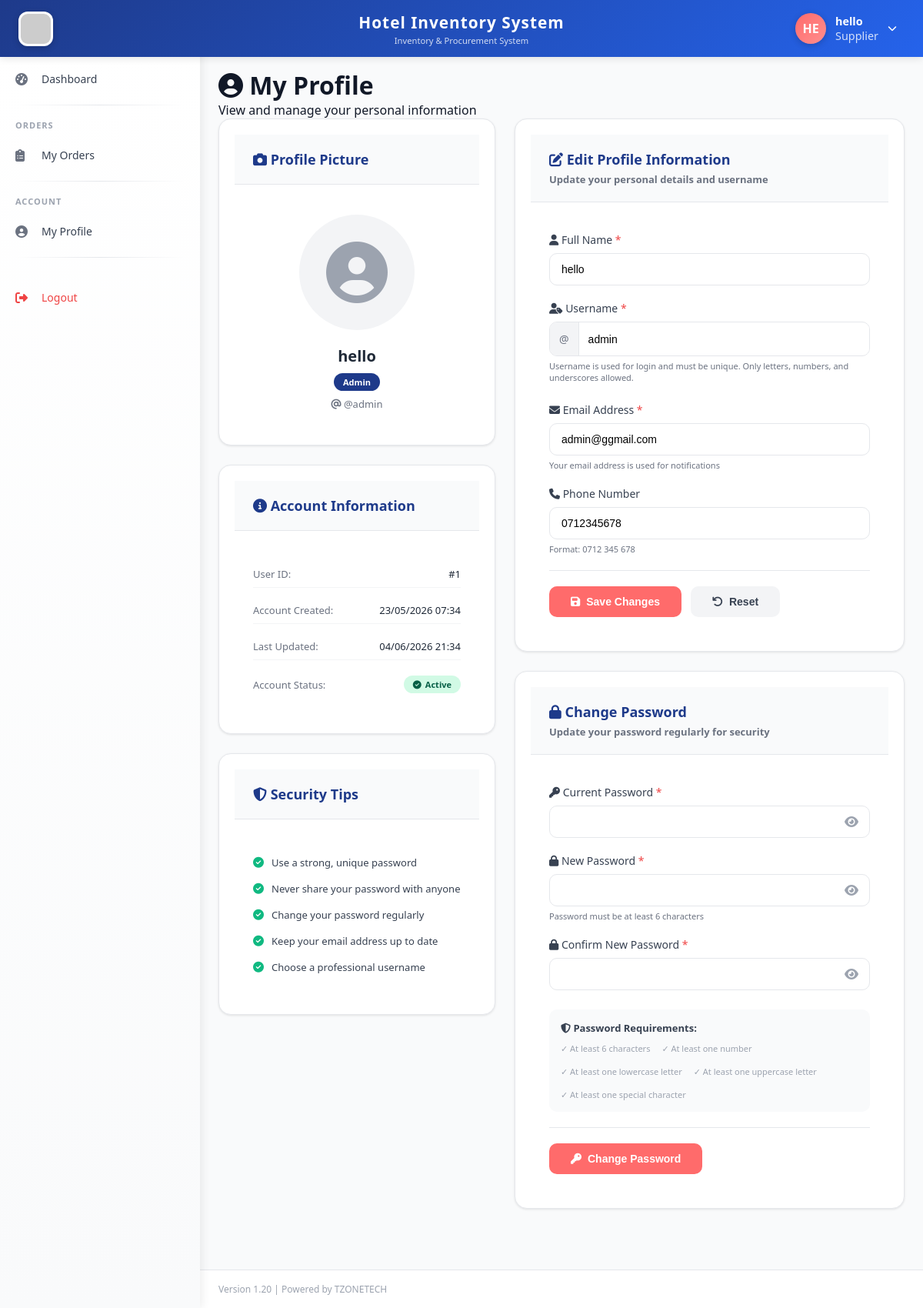
The page /templates/profile.php (signed in) on the database as committed earlier.
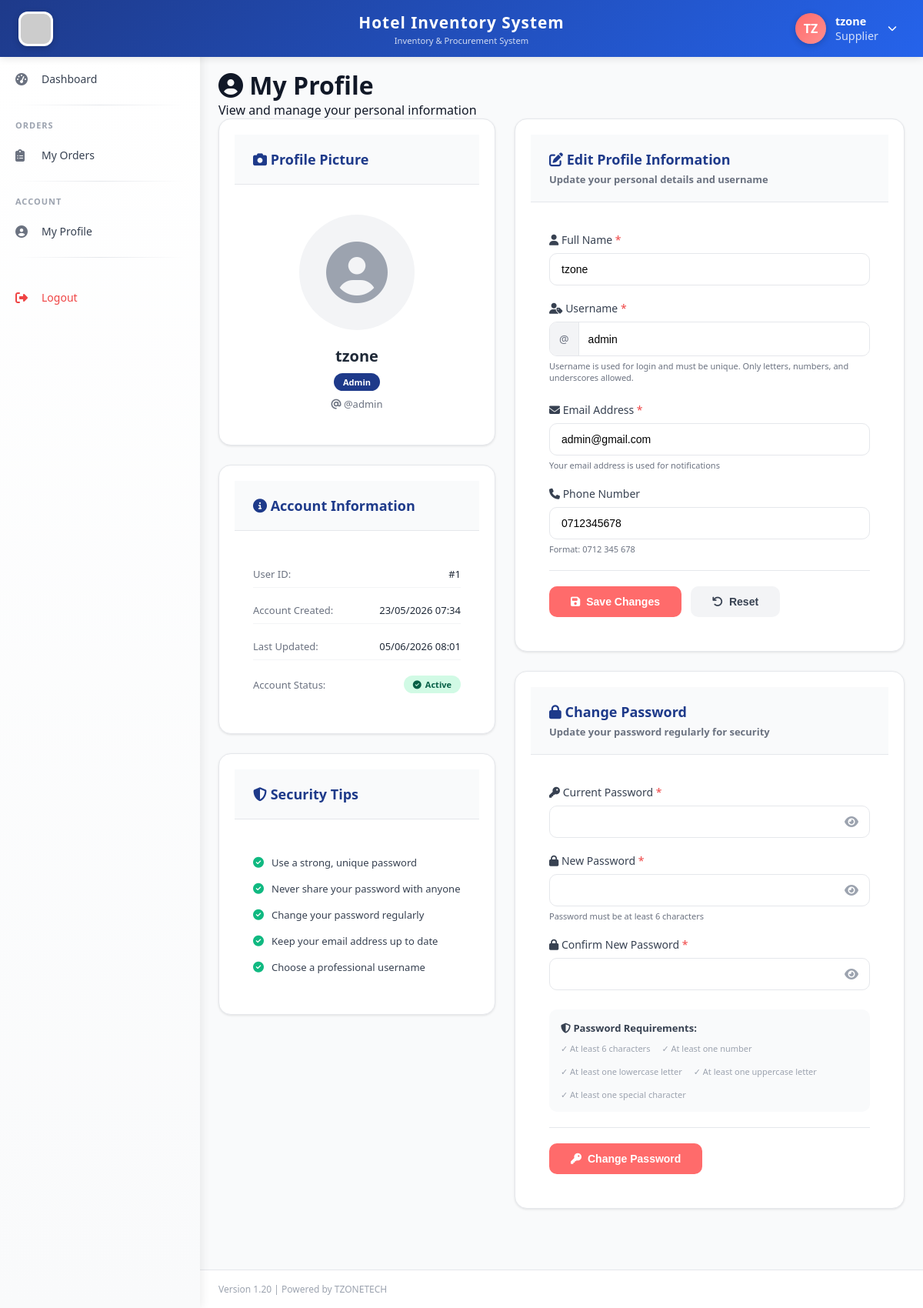
The same page on the database as committed later.
### tables this page shows
CREATE TABLE `users` (
  `id` int(11) NOT NULL,
  `fullname` varchar(100) NOT NULL,
  `username` varchar(50) NOT NULL,
  `password` varchar(255) NOT NULL,
  `email` varchar(100) NOT NULL,
  `phone` varchar(20) DEFAULT NULL,
  `role_id` int(11) NOT NULL,
  `status` enum('active','inactive') DEFAULT 'active',
  `created_at` timestamp NOT NULL DEFAULT current_timestamp(),
  `phone_verified` tinyint(4) DEFAULT 0,
  `reset_token` varchar(100) DEFAULT NULL,
  `reset_expires` datetime DEFAULT NULL,
  `profile_picture` varchar(255) DEFAULT NULL,
  `updated_at` timestamp NOT NULL DEFAULT current_timestamp() ON UPDATE current_timestamp()
);

CREATE TABLE `roles` (
  `id` int(11) NOT NULL,
  `role_name` varchar(50) NOT NULL,
  `created_at` timestamp NOT NULL DEFAULT current_timestamp()
);

### templates/profile.php (the view, shortened to what the changed rows need)
<?php
require_once '../includes/auth_check.php';
$user_id = $_SESSION['user_id'];
$sql = "SELECT u.*, r.role_name FROM users u JOIN roles r ON u.role_id = r.id WHERE u.id = ?";
$stmt = $db->prepare($sql);
$stmt->bind_param("i", $user_id);
$stmt->execute();
$result = $stmt->get_result();
$user = $result->fetch_assoc();
include '../templates/header.php';
?>
<div class="main-content">
    <div class="page-header">
        <h1><i class="fas fa-user-circle"></i> My Profile</h1>
    </div>
    <div class="two-column-layout">
        <div class="profile-column">
            <div class="card animate-card">
                <div class="card-body text-center">
                    <div class="profile-info-basic">
                        <h2><?php echo htmlspecialchars($user['fullname']); ?></h2>
                        <span class="role-badge role-<?php echo strtolower(str_replace(' ', '-', $user['role_name'])); ?>">
                            <?php echo htmlspecialchars($user['role_name']); ?>
                        </span>
                        <p class="username-info">
                            <i class="fas fa-at"></i> @<?php echo htmlspecialchars($user['username']); ?>
                        </p>
                    </div>
                </div>
            </div>
            <div class="card animate-card-delayed">
                <div class="card-body">
                    <div class="info-list">
                        <div class="info-item">
                            <span class="info-label">User ID:</span>
                            <span class="info-value">#<?php echo $user['id']; ?></span>
                        </div>
                        <div class="info-item">
                            <span class="info-label">Account Created:</span>
                            <span class="info-value"><?php echo date('d/m/Y H:i', strtotime($user['created_at'])); ?></span>
                        </div>
                        <div class="info-item">
                            <span class="info-label">Last Updated:</span>
                            <span class="info-value"><?php echo date('d/m/Y H:i', strtotime($user['updated_at'])); ?></span>
                        </div>
                        <div class="info-item">
                            <span class="info-value">
                                <span class="status-badge status-<?php echo $user['status']; ?>">
                                    <i class="fas <?php echo $user['status'] == 'active' ? 'fa-check-circle' : 'fa-times-circle'; ?>"></i>
                                    <?php echo ucfirst($user['status']); ?>
                                </span>
                            </span>
                        </div>
                    </div>
                </div>
            </div>
        </div>
        <div class="forms-column">
            <div class="card animate-card">
                <div class="card-body">
                    <form method="POST" action="" id="profileForm">
                        <div class="form-group">
                            <label><i class="fas fa-user"></i> Full Name <span class="required">*</span></label>
                            <input type="text" name="fullname" value="<?php echo htmlspecialchars($user['fullname']); ?>" required>
                        </div>
                        <div class="form-group">
                            <div class="username-wrapper">
                                <span class="username-prefix">@</span>
                                <input type="text" name="username" id="username" value="<?php echo htmlspecialchars($user['username']); ?>" required pattern="[a-zA-Z0-9_]+" title="Only letters, numbers, and underscores allowed">
                            </div>
                        </div>
                        <div class="form-group">
                            <label><i class="fas fa-envelope"></i> Email Address <span class="required">*</span></label>
                            <input type="email" name="email" value="<?php echo htmlspecialchars($user['email']); ?>" required>
                            <small>Your email address is used for notifications</small>
                        </div>
                        <div class="form-group">
                            <label><i class="fas fa-phone"></i> Phone Number</label>
                            <input type="tel" name="phone" value="<?php echo htmlspecialchars($user['phone'] ?? ''); ?>" placeholder="Enter your phone number">
                            <small>Format: 0712 345 678</small>
                        </div>
                    </form>
                </div>
            </div>
        </div>
    </div>
</div>
<?php include '../templates/footer.php'; ?>

### templates/header.php (shortened to what the changed rows need)
<!DOCTYPE html>
<html lang="en">
<head>
    <link rel="stylesheet" href="https://cdnjs.cloudflare.com/ajax/libs/font-awesome/6.4.0/css/all.min.css">
    <link rel="stylesheet" href="<?php echo APP_URL; ?>/assets/css/style.css">
</head>
<body>
    <div class="top-header">
        <div class="header-right">
            <div class="user-info" id="userInfoBtn">
                <div class="user-avatar-circle" id="userAvatar">
                    <?php
                    $user_id = $_SESSION['user_id'] ?? 0;
                    $profile_pic = '';
                    $fullname = $_SESSION['fullname'] ?? 'User';
                    $profile_pic_url = '';
                    if ($user_id > 0 && isset($db)) {
                        $pic_sql = "SELECT profile_picture, fullname, username FROM users WHERE id = ?";
                        $pic_stmt = $db->prepare($pic_sql);
                        $pic_stmt->bind_param("i", $user_id);
                        $pic_stmt->execute();
                        $pic_result = $pic_stmt->get_result();
                        if ($pic_row = $pic_result->fetch_assoc()) {
                            $profile_pic = $pic_row['profile_picture'];
                            $fullname = $pic_row['fullname'];
                            if (!empty($profile_pic)) {
                                $profile_pic_url = APP_URL . '../uploads/profile_pictures/' . $profile_pic;
                                $doc_root = $_SERVER['DOCUMENT_ROOT'];
                                $file_path = $doc_root . '/hotel_inventory_system/uploads/profile_pictures/' . $profile_pic;
                                if (!file_exists($file_path)) {
                                    $file_path = $doc_root . '../uploads/profile_pictures/' . $profile_pic;
                                    if (!file_exists($file_path)) {
                                        $profile_pic_url = '';
                                    }
                                }
                            }
                        }
                    }
                    if ($profile_pic_url && !empty($profile_pic)):
                    ?>
                        <img src="<?php echo $profile_pic_url; ?>?t=<?php echo time(); ?>" alt="Profile" id="headerProfileImg" onerror="this.style.display='none'; this.parentElement.innerHTML='<?php
                            $name_parts = explode(' ', $fullname);
                            $initial = strtoupper(substr($name_parts[0], 0, 1));
                            if (isset($name_parts[1])) {
                                $initial .= strtoupper(substr($name_parts[1], 0, 1));
                            } else if (strlen($name_parts[0]) > 1) {
                                $initial .= strtoupper(substr($name_parts[0], 1, 1));
                            } else {
                                $initial .= strtoupper(substr($fullname, 0, 1));
                            }
                            echo $initial;
                        ?>'">
                    <?php else:
                        $name_parts = explode(' ', $fullname);
                        $initial = strtoupper(substr($name_parts[0], 0, 1));
                        if (isset($name_parts[1])) {
                            $initial .= strtoupper(substr($name_parts[1], 0, 1));
                        } else if (strlen($name_parts[0]) > 1) {
                            $initial .= strtoupper(substr($name_parts[0], 1, 1));
                        } else {
                            $initial .= strtoupper(substr($fullname, 0, 1));
                        }
                    ?>
                        <span id="headerInitials"><?php echo $initial; ?></span>
                    <?php endif; ?>
                </div>
                <div class="user-details">
                    <span class="user-name" id="headerUserName"><?php echo htmlspecialchars($fullname); ?></span>
                    <span class="user-role"><?php echo $_SESSION['role'] ?? 'Guest'; ?></span>
                </div>
            </div>
        </div>
    </div>

Rows that differ between the two databases and show on the page:
changed users "admin": fullname "HE" → "TZ"; fullname "hello" → "tzone"; updated_at "04/06/2026 21:34" → "05/06/2026 08:01"; email "admin@ggmail.com" → "admin@gmail.com"
